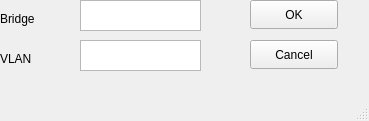
<?xml version="1.0" encoding="UTF-8"?>
<ui version="4.0">
 <class>MainWindow</class>
 <widget class="QMainWindow" name="MainWindow">
  <property name="geometry">
   <rect>
    <x>0</x>
    <y>0</y>
    <width>369</width>
    <height>121</height>
   </rect>
  </property>
  <property name="windowTitle">
   <string>add VLAN</string>
  </property>
  <widget class="QWidget" name="centralwidget">
   <widget class="QPushButton" name="okButton">
    <property name="geometry">
     <rect>
      <x>250</x>
      <y>0</y>
      <width>88</width>
      <height>29</height>
     </rect>
    </property>
    <property name="text">
     <string>OK</string>
    </property>
   </widget>
   <widget class="QPushButton" name="cancelButton">
    <property name="geometry">
     <rect>
      <x>250</x>
      <y>40</y>
      <width>88</width>
      <height>29</height>
     </rect>
    </property>
    <property name="text">
     <string>Cancel</string>
    </property>
   </widget>
   <widget class="QTextEdit" name="bridgeField">
    <property name="geometry">
     <rect>
      <x>80</x>
      <y>0</y>
      <width>121</width>
      <height>31</height>
     </rect>
    </property>
   </widget>
   <widget class="QLabel" name="label_2">
    <property name="geometry">
     <rect>
      <x>0</x>
      <y>50</y>
      <width>81</width>
      <height>17</height>
     </rect>
    </property>
    <property name="text">
     <string>VLAN</string>
    </property>
   </widget>
   <widget class="QLabel" name="label">
    <property name="geometry">
     <rect>
      <x>0</x>
      <y>10</y>
      <width>56</width>
      <height>17</height>
     </rect>
    </property>
    <property name="text">
     <string>Bridge</string>
    </property>
   </widget>
   <widget class="QTextEdit" name="vlanField">
    <property name="geometry">
     <rect>
      <x>80</x>
      <y>40</y>
      <width>121</width>
      <height>31</height>
     </rect>
    </property>
   </widget>
  </widget>
  <widget class="QStatusBar" name="statusbar"/>
 </widget>
 <resources/>
 <connections/>
</ui>
